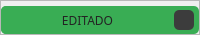
     <widget class="QFrame" name="top_bar">
      <property name="maximumSize">
       <size>
        <width>16777215</width>
        <height>35</height>
       </size>
      </property>
      <property name="styleSheet">
       <string notr="true"/>
      </property>
      <property name="frameShape">
       <enum>QFrame::StyledPanel</enum>
      </property>
      <property name="frameShadow">
       <enum>QFrame::Raised</enum>
      </property>
      <layout class="QHBoxLayout" name="horizontalLayout_2">
       <property name="spacing">
        <number>0</number>
       </property>
       <property name="leftMargin">
        <number>0</number>
       </property>
       <property name="topMargin">
        <number>5</number>
       </property>
       <property name="rightMargin">
        <number>0</number>
       </property>
       <property name="bottomMargin">
        <number>0</number>
       </property>
       <item>
        <widget class="QFrame" name="frame_popup">
         <property name="maximumSize">
          <size>
           <width>450</width>
           <height>16777215</height>
          </size>
         </property>
         <property name="styleSheet">
          <string notr="true">background-color: rgb(57, 173, 84);
border-radius:5px;</string>
         </property>
         <property name="frameShape">
          <enum>QFrame::StyledPanel</enum>
         </property>
         <property name="frameShadow">
          <enum>QFrame::Raised</enum>
         </property>
         <layout class="QHBoxLayout" name="horizontalLayout_3">
          <property name="spacing">
           <number>0</number>
          </property>
          <property name="leftMargin">
           <number>0</number>
          </property>
          <property name="topMargin">
           <number>0</number>
          </property>
          <property name="rightMargin">
           <number>5</number>
          </property>
          <property name="bottomMargin">
           <number>0</number>
          </property>
          <item>
           <widget class="QLabel" name="label">
            <property name="font">
             <font>
              <family>Quicksand</family>
             </font>
            </property>
            <property name="styleSheet">
             <string notr="true">color: rgb(35, 35, 35);</string>
            </property>
            <property name="text">
             <string>EDITADO</string>
            </property>
            <property name="alignment">
             <set>Qt::AlignCenter</set>
            </property>
           </widget>
          </item>
          <item>
           <widget class="QPushButton" name="pushButton">
            <property name="maximumSize">
             <size>
              <width>20</width>
              <height>20</height>
             </size>
            </property>
            <property name="styleSheet">
             <string notr="true">QPushButton{
	border-radius: 5px;
	background-image: url(:/Close_Image/Images/cil-x.png);
	background-position:center;
	
	background-color: rgb(60, 60, 60);
}
QPushButton:hover{
	background-color: rgb(50, 50, 50);
	color: rgb(255, 255, 127);
}
QPushButton:pressed{
	background-color: rgb(35, 35, 35);
	color: rgb(255, 255, 127);
}</string>
            </property>
            <property name="text">
             <string/>
            </property>
           </widget>
          </item>
         </layout>
        </widget>
       </item>
      </layout>
     </widget>
